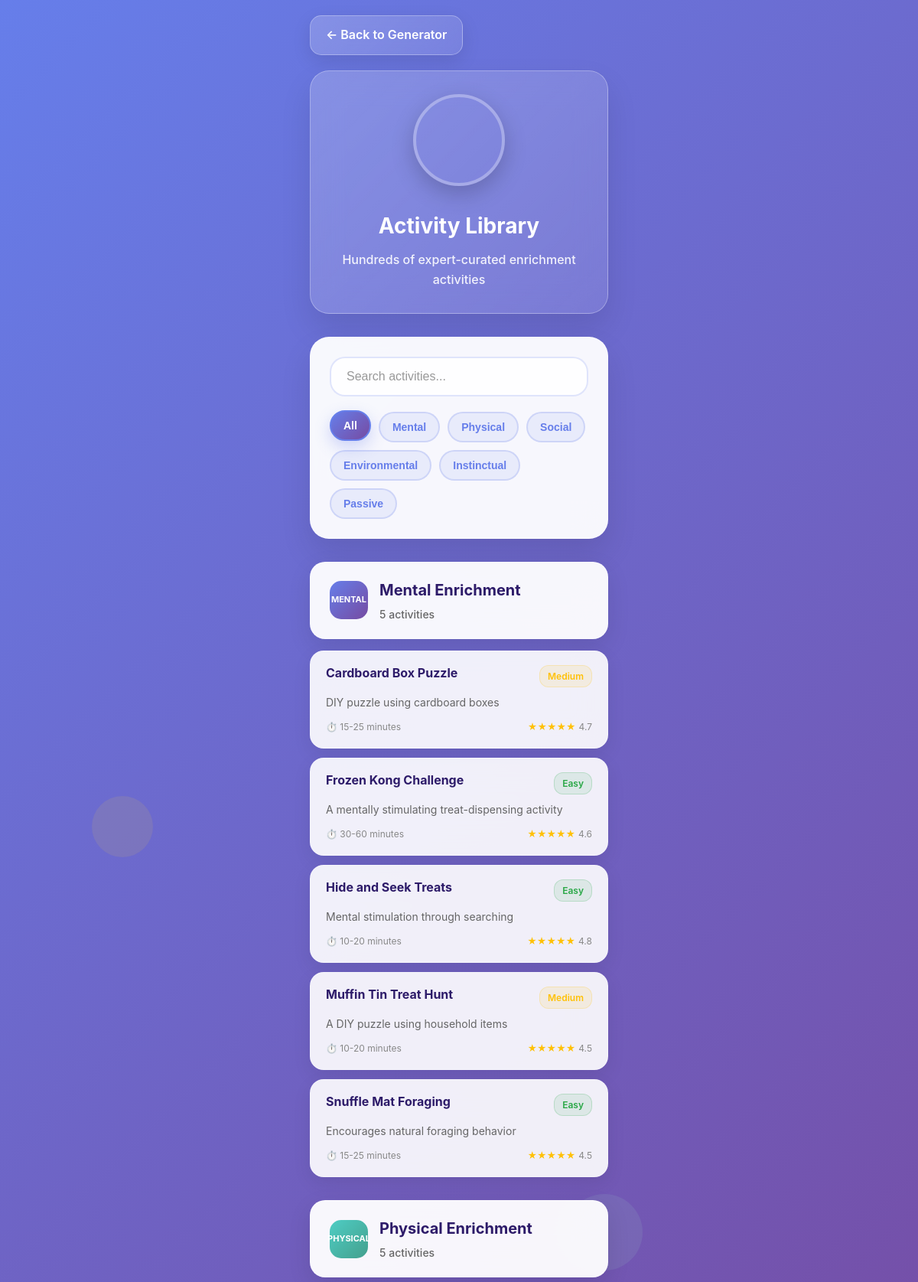
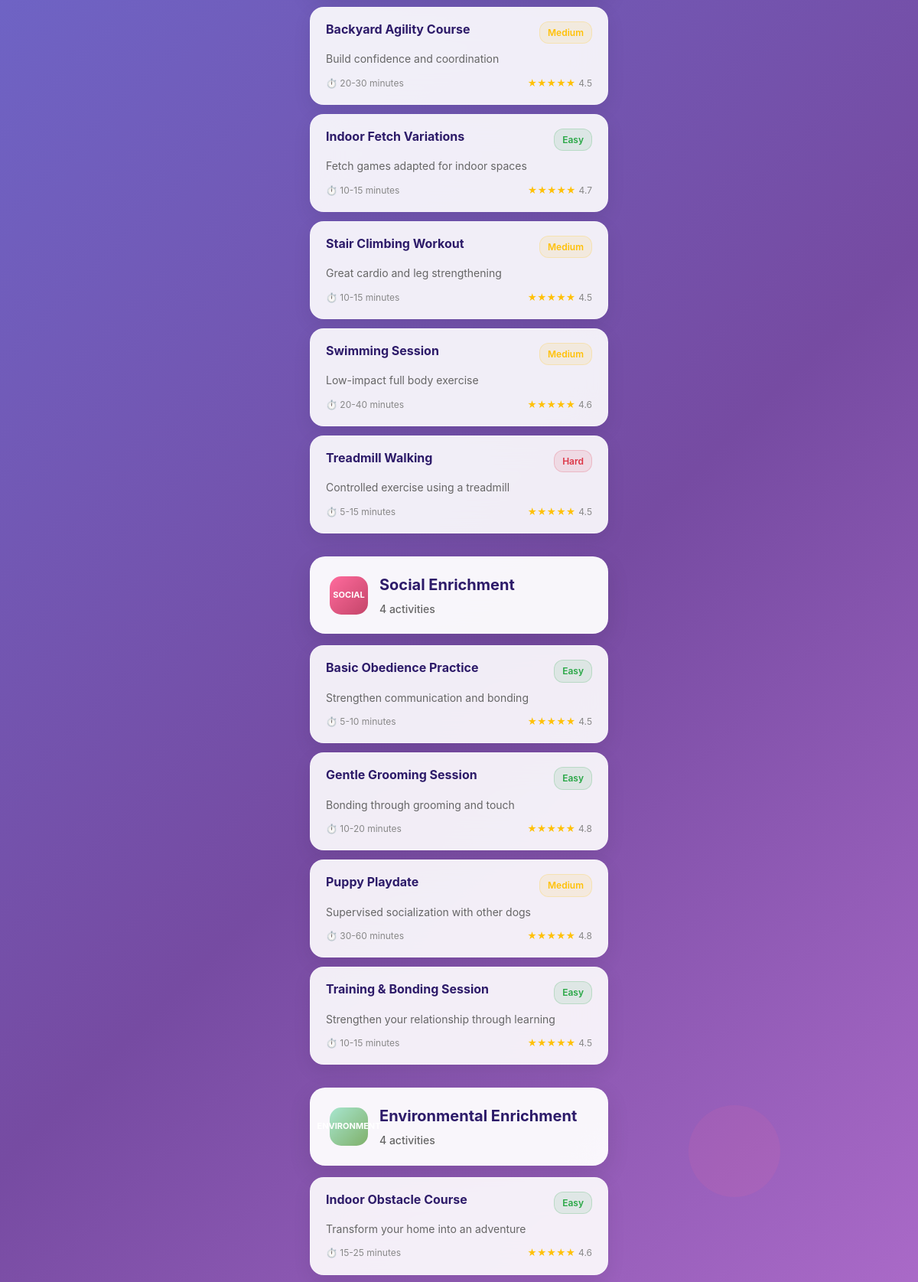
The page /library (upper part) on the database its author committed (2 pictures, top to bottom).
### tables this page shows
CREATE TABLE activities (
                id INTEGER PRIMARY KEY AUTOINCREMENT,
                name TEXT NOT NULL,
                category TEXT NOT NULL,
                subcategory TEXT,
                description TEXT,
                materials TEXT, -- JSON array
                instructions TEXT, -- JSON array
                safety_notes TEXT,
                estimated_time TEXT,
                difficulty_level TEXT,
                energy_required TEXT,
                weather_suitable TEXT,
                breed_sizes TEXT, -- JSON array
                age_groups TEXT, -- JSON array
                tags TEXT, -- JSON array
                created_at TIMESTAMP DEFAULT CURRENT_TIMESTAMP
            );

### app.py (the view)
@app.route('/library')
def activity_library():
    conn = db.db_path
    import sqlite3
    conn = sqlite3.connect(db.db_path)
    cursor = conn.cursor()
    cursor.execute('''
        SELECT name, category, description, materials, instructions,
               safety_notes, estimated_time, difficulty_level, energy_required
        FROM activities
        ORDER BY category, name
    ''')
    results = cursor.fetchall()
    conn.close()
    activities_by_category = {
        'Mental': [],
        'Physical': [],
        'Social': [],
        'Environmental': [],
        'Instinctual': [],
        'Passive': []
    }
    import json
    for row in results:
        activity = {
            'name': row[0],
            'category': row[1],
            'description': row[2] or f"A {row[1].lower()} enrichment activity for your dog",
            'materials': json.loads(row[3]),
            'instructions': json.loads(row[4]),
            'safety_notes': row[5],
            'estimated_time': row[6],
            'difficulty_level': row[7] or 'Medium',
            'energy_required': row[8] or 'Medium'
        }
        if activity['category'] in activities_by_category:
            activities_by_category[activity['category']].append(activity)
    featured = []
    for category in activities_by_category:
        if activities_by_category[category] and len(featured) < 4:
            featured.append(activities_by_category[category][0])
    library_images = {
        'mental': get_multiple_unique_dog_images(6, 'library_mental'),
        'physical': get_multiple_unique_dog_images(6, 'library_physical'),
        'social': get_multiple_unique_dog_images(6, 'library_social'),
        'environmental': get_multiple_unique_dog_images(6, 'library_environmental'),
        'instinctual': get_multiple_unique_dog_images(6, 'library_instinctual'),
        'passive': get_multiple_unique_dog_images(6, 'library_passive')
    }
    return render_template('library.html',
                         activities_by_category=activities_by_category,
                         featured_activities=featured,
                         images=library_images)

### verified_dog_images.py (called while the page is built)
def get_multiple_unique_dog_images(count: int, prefix: str = "") -> List[str]:
    return dog_only_manager.get_multiple_unique_images(count, prefix)

    def get_multiple_unique_images(self, count: int, prefix: str = "") -> List[str]:
        images = []
        for i in range(count):
            context = f"{prefix}_{i}"
            images.append(self.get_unique_dog_image(context))
        return images

### templates/library.html (shortened to what this page needs)
<!DOCTYPE html>
<html lang="en">
<head>
</head>
<body>
    <div class="floating-shapes">
        <div class="shape shape1"></div>
        <div class="shape shape2"></div>
    </div>
    <div class="container">
        <a href="/app" class="back-button">
            ← Back to Generator
        </a>
        <div class="header-card">
            <div class="hero-image">
            </div>
            <h1 class="app-title">Activity Library</h1>
            <p class="app-subtitle">Hundreds of expert-curated enrichment activities</p>
        </div>
        <div class="search-card">
            <input type="text" class="search-input" placeholder="Search activities..." id="searchInput">
            <div class="filter-tags">
                <button class="filter-tag active" data-category="all">All</button>
                <button class="filter-tag" data-category="mental">Mental</button>
                <button class="filter-tag" data-category="physical">Physical</button>
                <button class="filter-tag" data-category="social">Social</button>
                <button class="filter-tag" data-category="environmental">Environmental</button>
                <button class="filter-tag" data-category="instinctual">Instinctual</button>
                <button class="filter-tag" data-category="passive">Passive</button>
            </div>
        </div>
        {% if activities_by_category.Mental %}
        <div class="category-section" data-category="mental">
            <div class="category-header">
                <div class="category-icon mental-icon">MENTAL</div>
                <div class="category-info">
                    <div class="category-title">Mental Enrichment</div>
                    <div class="category-count">{{ activities_by_category.Mental|length }} activities</div>
                </div>
            </div>
            <div class="activity-list">
                {% for activity in activities_by_category.Mental %}
                <div class="activity-item" data-category="mental" onclick="showActivityModal('{{ activity.name|replace("'", "\\'") }}')">
                    <div class="activity-header">
                        <div class="activity-title">{{ activity.name }}</div>
                        <div class="difficulty-badge difficulty-{{ activity.difficulty_level.lower() }}">{{ activity.difficulty_level }}</div>
                    </div>
                    <div class="activity-description">{{ activity.description }}</div>
                    <div class="activity-meta">
                        <div class="activity-time">
                            ⏱️ {{ activity.estimated_time }}
                        </div>
                        <div class="activity-rating">
                            <span class="stars">★★★★★</span>
                            <span>4.{{ range(5, 9) | random }}</span>
                        </div>
                    </div>
                </div>
                {% endfor %}
            </div>
        </div>
        {% endif %}
        {% if activities_by_category.Physical %}
        <div class="category-section" data-category="physical">
            <div class="category-header">
                <div class="category-icon physical-icon">PHYSICAL</div>
                <div class="category-info">
                    <div class="category-title">Physical Enrichment</div>
                    <div class="category-count">{{ activities_by_category.Physical|length }} activities</div>
                </div>
            </div>
            <div class="activity-list">
                {% for activity in activities_by_category.Physical %}
                <div class="activity-item" data-category="physical" onclick="showActivityModal('{{ activity.name|replace("'", "\\'") }}')">
                    <div class="activity-header">
                        <div class="activity-title">{{ activity.name }}</div>
                        <div class="difficulty-badge difficulty-{{ activity.difficulty_level.lower() }}">{{ activity.difficulty_level }}</div>
                    </div>
                    <div class="activity-description">{{ activity.description }}</div>
                    <div class="activity-meta">
                        <div class="activity-time">
                            ⏱️ {{ activity.estimated_time }}
                        </div>
                        <div class="activity-rating">
                            <span class="stars">★★★★★</span>
                            <span>4.{{ range(5, 9) | random }}</span>
                        </div>
                    </div>
                </div>
                {% endfor %}
            </div>
        </div>
        {% endif %}
        {% if activities_by_category.Social %}
        <div class="category-section" data-category="social">
            <div class="category-header">
                <div class="category-icon social-icon">SOCIAL</div>
                <div class="category-info">
                    <div class="category-title">Social Enrichment</div>
                    <div class="category-count">{{ activities_by_category.Social|length }} activities</div>
                </div>
            </div>
            <div class="activity-list">
                {% for activity in activities_by_category.Social %}
                <div class="activity-item" data-category="social" onclick="showActivityModal('{{ activity.name|replace("'", "\\'") }}')">
                    <div class="activity-header">
                        <div class="activity-title">{{ activity.name }}</div>
                        <div class="difficulty-badge difficulty-{{ activity.difficulty_level.lower() }}">{{ activity.difficulty_level }}</div>
                    </div>
                    <div class="activity-description">{{ activity.description }}</div>
                    <div class="activity-meta">
                        <div class="activity-time">
                            ⏱️ {{ activity.estimated_time }}
                        </div>
                        <div class="activity-rating">
                            <span class="stars">★★★★★</span>
                            <span>4.{{ range(5, 9) | random }}</span>
                        </div>
                    </div>
                </div>
                {% endfor %}
            </div>
        </div>
        {% endif %}
        {% if activities_by_category.Environmental %}
        <div class="category-section" data-category="environmental">
            <div class="category-header">
                <div class="category-icon environmental-icon">ENVIRONMENT</div>
                <div class="category-info">
                    <div class="category-title">Environmental Enrichment</div>
                    <div class="category-count">{{ activities_by_category.Environmental|length }} activities</div>
                </div>
            </div>
            <div class="activity-list">
                {% for activity in activities_by_category.Environmental %}
                <div class="activity-item" data-category="environmental" onclick="showActivityModal('{{ activity.name|replace("'", "\\'") }}')">
                    <div class="activity-header">
                        <div class="activity-title">{{ activity.name }}</div>
                        <div class="difficulty-badge difficulty-{{ activity.difficulty_level.lower() }}">{{ activity.difficulty_level }}</div>
                    </div>
                    <div class="activity-description">{{ activity.description }}</div>
                    <div class="activity-meta">
                        <div class="activity-time">
                            ⏱️ {{ activity.estimated_time }}
                        </div>
                        <div class="activity-rating">
                            <span class="stars">★★★★★</span>
                            <span>4.{{ range(5, 9) | random }}</span>
                        </div>
                    </div>
                </div>
                {% endfor %}
            </div>
        </div>
        {% endif %}
    </div>
</body>
</html>

### rows shown on the page
activities: name "Cardboard Box Puzzle", difficulty_level "Medium", description "DIY puzzle using cardboard boxes", estimated_time "15-25 minutes"
activities: name "Frozen Kong Challenge", difficulty_level "Easy", description "A mentally stimulating treat-dispensing activity", estimated_time "30-60 minutes"
activities: name "Hide and Seek Treats", difficulty_level "Easy", description "Mental stimulation through searching", estimated_time "10-20 minutes"
activities: name "Muffin Tin Treat Hunt", difficulty_level "Medium", description "A DIY puzzle using household items", estimated_time "10-20 minutes"
activities: name "Snuffle Mat Foraging", difficulty_level "Easy", description "Encourages natural foraging behavior", estimated_time "15-25 minutes"
activities: name "Backyard Agility Course", difficulty_level "Medium", description "Build confidence and coordination", estimated_time "20-30 minutes"
activities: name "Indoor Fetch Variations", difficulty_level "Easy", description "Fetch games adapted for indoor spaces", estimated_time "10-15 minutes"
activities: name "Stair Climbing Workout", difficulty_level "Medium", description "Great cardio and leg strengthening", estimated_time "10-15 minutes"
activities: name "Swimming Session", difficulty_level "Medium", description "Low-impact full body exercise", estimated_time "20-40 minutes"
activities: name "Treadmill Walking", difficulty_level "Hard", description "Controlled exercise using a treadmill", estimated_time "5-15 minutes"
activities: name "Basic Obedience Practice", difficulty_level "Easy", description "Strengthen communication and bonding", estimated_time "5-10 minutes"
activities: name "Gentle Grooming Session", difficulty_level "Easy", description "Bonding through grooming and touch", estimated_time "10-20 minutes"
activities: name "Puppy Playdate", difficulty_level "Medium", description "Supervised socialization with other dogs", estimated_time "30-60 minutes"
activities: name "Training & Bonding Session", difficulty_level "Easy", description "Strengthen your relationship through learning", estimated_time "10-15 minutes"
activities: name "Indoor Obstacle Course", difficulty_level "Easy", description "Transform your home into an adventure", estimated_time "15-25 minutes"

### other values the page prints
{{ activities_by_category.Mental|length }} "5"
{{ activities_by_category.Physical|length }} "5"
{{ activities_by_category.Social|length }} "4"
{{ activities_by_category.Environmental|length }} "4"
